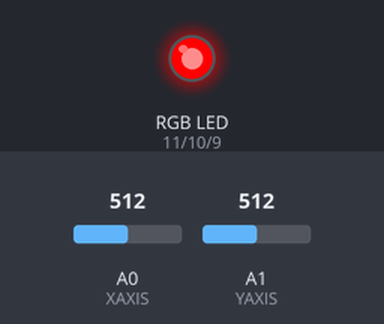
Recording of a sketch running on a simulated Arduino Uno, built with avr-gcc and run on an emulated ATmega328P. Parts: an RGB LED mixed from three pins (HIGH = lit). Inputs (shaded band) come from the test bench; at power-on: A1 (YAXIS) = 512, A0 (XAXIS) = 512.

Above: at 1.2 s.
1.3 s: A1 (YAXIS) set to 716
At 2.0 s:
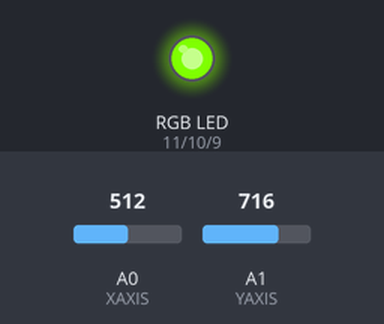
2.8 s: A0 (XAXIS) set to 716
At 3.3 s:
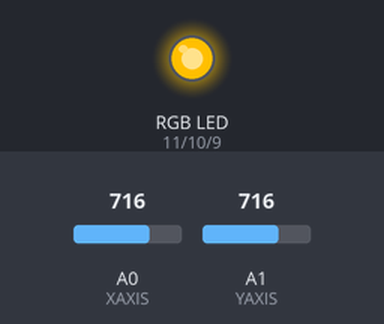
4.3 s: A0 (XAXIS) set to 900
At 5.5 s:
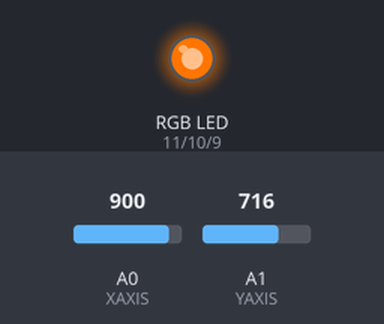
5.8 s: A1 (YAXIS) set to 511
At 6.7 s:
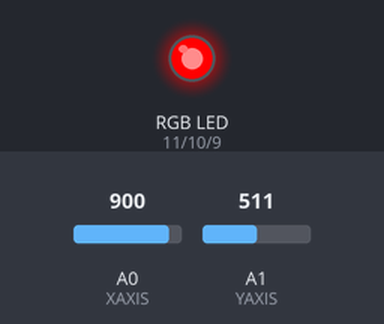
7.3 s: A1 (YAXIS) set to 306
At 7.7 s:
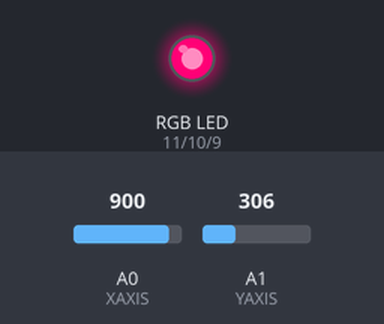
8.8 s: A0 (XAXIS) set to 511
At 10.2 s:
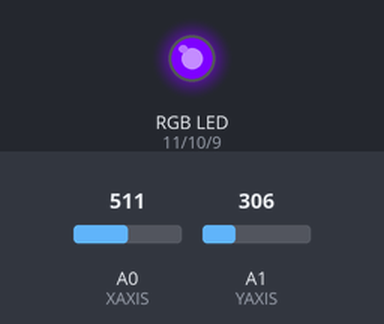
Timing chart, 0 to 11.3 s (numbered marks = the images above; inputs shaded):
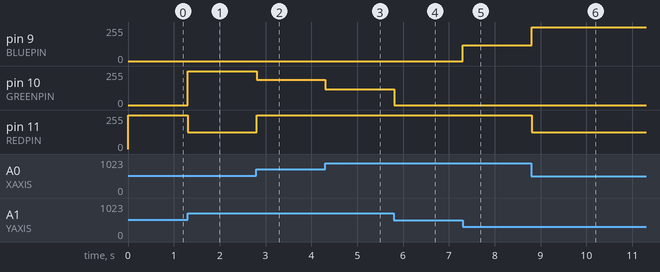

The sketch:

physical_colorwheel.ino
```cpp
#include <math.h>

// RGB light
const int REDPIN = 11;
const int GREENPIN = 10;
const int BLUEPIN = 9;

// Joystick
const int XAXIS = A0;
const int YAXIS = A1;
const int RESPONSE_DELAY = 5; // 5ms response time
const long MAX_SENSOR_VALUE = 1023;
const long MAX_RGB_VALUE = 255;

void setup() {
  // put your setup code here, to run once:
  pinMode(REDPIN, OUTPUT);
  pinMode(GREENPIN, OUTPUT);
  pinMode(BLUEPIN, OUTPUT);
}

void loop() {
  int xReading = analogRead(XAXIS);
  int yReading = analogRead(YAXIS);

  mapAxisValueToRGB(xReading, yReading);
  Serial.print("x-axis: ");
  Serial.println(xReading);

  Serial.print("y-axis: ");
  Serial.println(yReading);
  delay(RESPONSE_DELAY);
}

//Set RGB colors
void setColor(int redValue, int greenValue, int blueValue) {
  analogWrite(REDPIN, redValue);
  analogWrite(GREENPIN, greenValue);
  analogWrite(BLUEPIN, blueValue);
}

// Convert hue (0–360), saturation (0–1), value (0–1) into 0–255 RGB
void hsvToRgb(float h, float s, float v, uint8_t &outR, uint8_t &outG, uint8_t &outB) {
  float c = v * s;
  float hp = h / 60.0;
  float x = c * (1.0 - fabs(fmod(hp, 2.0) - 1.0));
  float r1, g1, b1;

  if      (0.0 <= hp && hp < 1.0) { r1 = c; g1 = x; b1 = 0; }
  else if (1.0 <= hp && hp < 2.0) { r1 = x; g1 = c; b1 = 0; }
  else if (2.0 <= hp && hp < 3.0) { r1 = 0; g1 = c; b1 = x; }
  else if (3.0 <= hp && hp < 4.0) { r1 = 0; g1 = x; b1 = c; }
  else if (4.0 <= hp && hp < 5.0) { r1 = x; g1 = 0; b1 = c; }
  else                             { r1 = c; g1 = 0; b1 = x; }

  float m = v - c;
  outR = (r1 + m) * 255;
  outG = (g1 + m) * 255;
  outB = (b1 + m) * 255;
}

void mapAxisValueToRGB(int x, int y) {
  // compute vector from center
  float dx = x - 512.0;
  float dy = y - 512.0;

  // angle in radians then degrees, 0°→right, +CCW
  float angle = atan2(dy, dx) * 180.0 / M_PI;
  if (angle < 0) angle += 360.0;

  // use full saturation & brightness
  uint8_t r, g, b;
  hsvToRgb(angle, 1.0, 1.0, r, g, b);

  setColor(r, g, b);
}
```

Measured:
- after the input at 1.3 s, pin 10 (GREENPIN): 0/255 → 255/255 at once; pin 11 (REDPIN): 255/255 → 127/255 at once
- after the input at 2.8 s, pin 10 (GREENPIN): 255/255 → 191/255 at once; pin 11 (REDPIN): 127/255 → 255/255 at once
- after the input at 4.3 s, pin 10 (GREENPIN): 191/255 → 117/255 at once
- after the input at 5.8 s, pin 10 (GREENPIN): 117/255 → 0/255 at once
- after the input at 7.3 s, pin 9 (BLUEPIN): 0/255 → 118/255 at once
- after the input at 8.8 s, pin 9 (BLUEPIN): 118/255 → 255/255 at once; pin 11 (REDPIN): 255/255 → 126/255 at once
